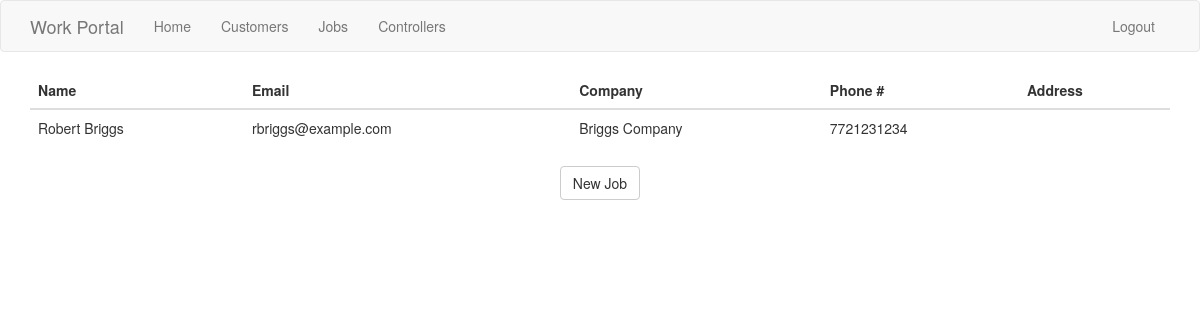
Screenshot of /customer/1 (signed in) with the database file from the repository.
### app/models.py (models this page shows, shortened)
class Customer(db.Model):
    name = db.Column(db.String(120), index=True)
    email = db.Column(db.String(64), index=True, unique=True)
    id = db.Column(db.Integer, primary_key=True)
    company = db.Column(db.String(120))
    phone = db.Column(db.String(20))
    address = db.Column(db.String(200))
    order = db.relationship('Order', backref='customer', lazy=True, cascade='delete,all')
    controller = db.relationship('Controller', backref='customer', lazy=True, cascade='delete,all')

### app/customer/routes.py (the view)
@bp.route('/customer/<number>')
@login_required
def detail_customer(number):
    customer = Customer.query.filter_by(id=number).first()
    return render_template('customer/detail_customer.html', title=customer.name.title(), customer=customer)

### app/models.py (called while the page is built)
@login.user_loader
def load_user(id):
    return User.query.get(int(id))

### app/templates/customer/detail_customer.html
{% extends "base.html" %}
{% import 'bootstrap/wtf.html' as wtf %}
{% block app_content %}
    <table class="table">
        <thead>
        <tr>
            <th scope="col">Name</th>
            <th scope="col">Email</th>
            <th scope="col">Company</th>
            <th scope="col">Phone #</th>
            <th scope="col">Address</th>
        </tr>
        <tbody>
        <tr>
            <td>{{ customer.name.title() }}</td>
            <td>{{ customer.email }}</td>
            <td>{{ customer.company }}</td>
            <td>{{ customer.phone }}</td>
            <td>{{ customer.address }}</td>
        </tr>
        </tbody>
        </thead>
    </table>
    <div class="text-center">
        <a class='btn btn-default' href="{{ url_for('order.create_order', customer_id=customer.id) }}">New Job</a>
    </div>
{% endblock %}

### rows the page displays
Customer: name "Robert Briggs", email "rbriggs@example.com", company "Briggs Company", phone "7721231234"
